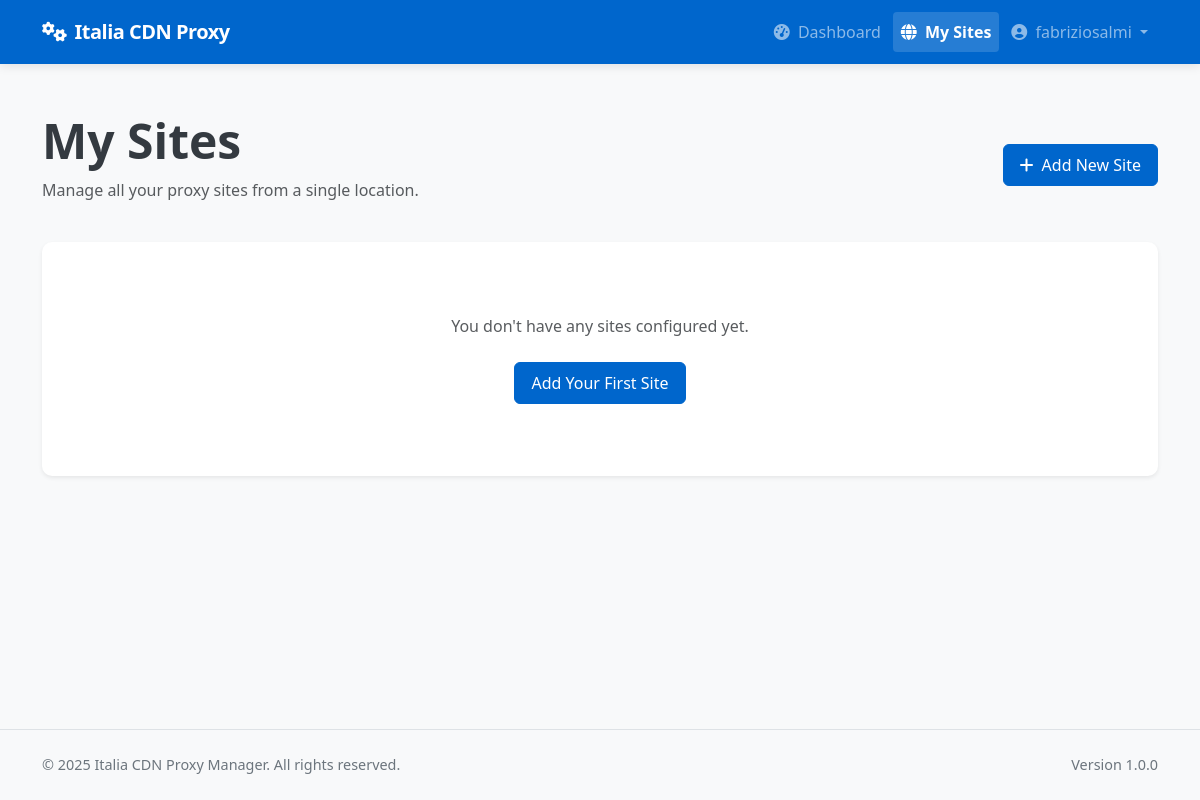
The page /client/sites (signed in) on the database as committed earlier.
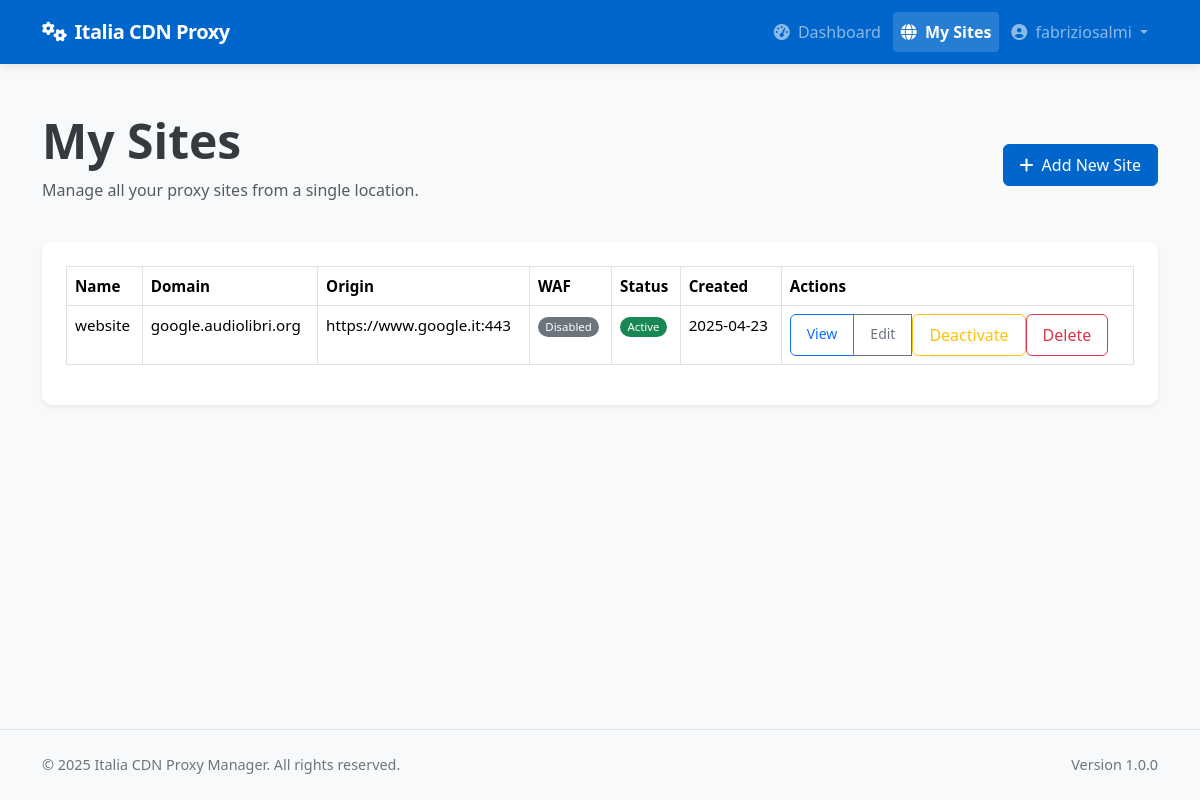
The same page on the database as committed later.
### app/models/models.py (models this page shows, shortened)
class Site(db.Model):
    __tablename__ = 'sites'
    id = db.Column(db.Integer, primary_key=True)
    name = db.Column(db.String(64), nullable=False)
    domain = db.Column(db.String(255), unique=True, nullable=False)
    protocol = db.Column(db.String(10), nullable=False, default='https')  # http or https
    origin_protocol = db.Column(db.String(10), nullable=False, default='http')  # http or https for origin
    origin_address = db.Column(db.String(255), nullable=False)  # Backend server address
    origin_port = db.Column(db.Integer, nullable=False)
    user_id = db.Column(db.Integer, db.ForeignKey('users.id'), nullable=True)  # Allow null for discovered sites
    is_active = db.Column(db.Boolean, default=True)
    is_blocked = db.Column(db.Boolean, default=False)
    is_discovered = db.Column(db.Boolean, default=False)  # Whether this site was discovered from node
    use_waf = db.Column(db.Boolean, default=False)
    force_https = db.Column(db.Boolean, default=True)  # New column to force HTTP to HTTPS redirect
    enable_cache = db.Column(db.Boolean, default=True)
    cache_time = db.Column(db.Integer, default=3600)  # Cache time in seconds, default 1 hour
    cache_static_time = db.Column(db.Integer, default=86400)  # Cache time for static assets in seconds, default 1 day
    custom_cache_rules = db.Column(db.Text, nullable=True)  # Custom cache rules in Nginx format
    cache_browser_time = db.Column(db.Integer, default=3600)  # Browser cache time in seconds, default 1 hour
    created_at = db.Column(db.DateTime, default=datetime.utcnow)
    updated_at = db.Column(db.DateTime, default=datetime.utcnow, onupdate=datetime.utcnow)
    custom_config = db.Column(db.Text, nullable=True)  # Additional Nginx configuration
    site_nodes = db.relationship('SiteNode', backref='site', lazy='dynamic')
    ssl_certificates = db.relationship('SSLCertificate', backref='site', lazy='dynamic')
    config_versions = db.relationship('ConfigVersion', backref='site', lazy='dynamic')

### app/controllers/client.py (the view)
@client.route('/sites')
@login_required
@client_required
def list_sites():
    sites = Site.query.filter_by(user_id=current_user.id).all()
    return render_template('client/sites/list.html', sites=sites)

### app/models/__init__.py (called while the page is built)
@login_manager.user_loader
def load_user(user_id):
    return User.query.get(int(user_id))

### app/models/models.py (called while the page is built)
    def is_admin(self):
        return self.role == 'admin'

    def is_client(self):
        return self.role == 'client'

### app/services/access_control.py (called while the page is built)
def client_required(f):
    @wraps(f)
    def decorated_function(*args, **kwargs):
        if not current_user.is_client():
            flash('This page is available only for client users.', 'error')
            return abort(403)
        return f(*args, **kwargs)
    return decorated_function

### app/templates/client/sites/list.html (shortened to what this page needs)
{% extends "base.html" %}
{% block content %}
<div class="container py-4">
    <div class="row mb-4">
        <div class="col-md-8">
            <h1 class="display-5 fw-bold mb-2">My Sites</h1>
            <p class="text-muted">Manage all your proxy sites from a single location.</p>
        </div>
        <div class="col-md-4 text-md-end d-flex align-items-center justify-content-md-end">
            <a href="{{ url_for('client.new_site') }}" class="btn btn-primary">
                <i class="fas fa-plus me-2"></i>Add New Site
            </a>
        </div>
    </div>
    <div class="card shadow-sm">
        <div class="card-body">
            {% if sites %}
            <div class="table-responsive">
                <table class="table table-bordered table-hover">
                    <thead>
                        <tr>
                            <th>Name</th>
                            <th>Domain</th>
                            <th>Origin</th>
                            <th>WAF</th>
                            <th>Status</th>
                            <th>Created</th>
                            <th>Actions</th>
                        </tr>
                    </thead>
                    <tbody>
                        {% for site in sites %}
                        <tr>
                            <td>{{ site.name }}</td>
                            <td>{{ site.domain }}</td>
                            <td>{{ site.protocol }}://{{ site.origin_address }}:{{ site.origin_port }}</td>
                            <td>
                                <span class="badge rounded-pill {% if site.use_waf %}bg-success{% else %}bg-secondary{% endif %}">
                                    {{ 'Enabled' if site.use_waf else 'Disabled' }}
                                </span>
                            </td>
                            <td>
                                <span class="badge rounded-pill {% if site.is_active %}bg-success{% else %}bg-danger{% endif %}">
                                    {{ 'Active' if site.is_active else 'Inactive' }}
                                </span>
                            </td>
                            <td>{{ site.created_at.strftime('%Y-%m-%d') }}</td>
                            <td>
                                <div class="btn-group btn-group-sm">
                                    <a href="{{ url_for('client.view_site', site_id=site.id) }}" class="btn btn-outline-primary">View</a>
                                    <a href="{{ url_for('client.edit_site', site_id=site.id) }}" class="btn btn-outline-secondary">Edit</a>
                                    <form method="POST" action="{{ url_for('client.toggle_site_active', site_id=site.id) }}" class="d-inline">
                                        <button type="submit" class="btn btn-outline-{% if site.is_active %}warning{% else %}success{% endif %}">
                                            {{ 'Deactivate' if site.is_active else 'Activate' }}
                                        </button>
                                    </form>
                                    <form method="POST" action="{{ url_for('client.delete_site', site_id=site.id) }}" class="d-inline"
                                          onsubmit="return confirm('Are you sure you want to delete this site? This action cannot be undone.');">
                                        <button type="submit" class="btn btn-outline-danger">Delete</button>
                                    </form>
                                </div>
                            </td>
                        </tr>
                        {% endfor %}
                    </tbody>
                </table>
            </div>
            {% else %}
            <div class="text-center py-5">
                <p class="text-muted mb-4">You don't have any sites configured yet.</p>
                <a href="{{ url_for('client.new_site') }}" class="btn btn-primary">
                    Add Your First Site
                </a>
            </div>
            {% endif %}
        </div>
    </div>
</div>
{% endblock %}

Rows that differ between the two databases and show on the page:
added Site: name "website", domain "google.audiolibri.org", protocol "https", origin_address "www.google.it", origin_port "443", use_waf "Disabled", is_active "Active", created_at "2025-04-23", is_active "Deactivate"
Other text that changed with them:
text no longer shown: "You don't have any sites configured yet. Add Your First Site"
text now shown: "Name Domain Origin WAF Status Created Actions"
